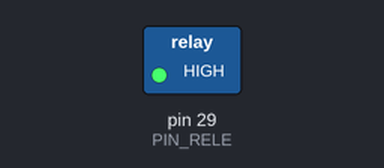
A sketch run on a simulated Arduino Mega 2560, built with avr-gcc and run on an emulated ATmega2560. Parts: switched loads named in the sketch (green lamp = pin HIGH).

Above: at 0.05 s.
Timing chart, 0 to 3.0 s (numbered marks = the images above):
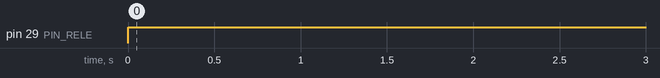

Measured:
- by itself, pin 29 (PIN_RELE): LOW → HIGH at 0.00 s

The sketch:

rele_prueba.ino
```cpp
#define PIN_RELE 29

void setup() {

  pinMode (PIN_RELE, OUTPUT);

}

void loop() {

  digitalWrite (PIN_RELE, HIGH);
  delay(100);
  digitalWrite (PIN_RELE, LOW);

}
```
